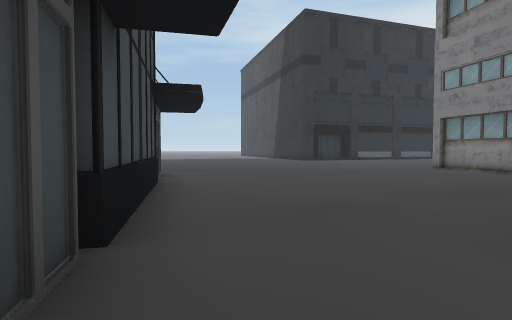
view 1 (above)

23 first-person views from a walk through a 3-D level made in the Unity game engine. The camera is 1.3 m above the floor, tilts 2° down and sees 80° across. The floor is counted in squares, 2 m on a side. Each view is taken from the middle of a square. On the plan, view 1 faces up. The plan holds only what a view shows up to about 10 squares ahead; the rest is blank. The place goes on beyond the plan. Some surface patterns are stand-ins.

view 2
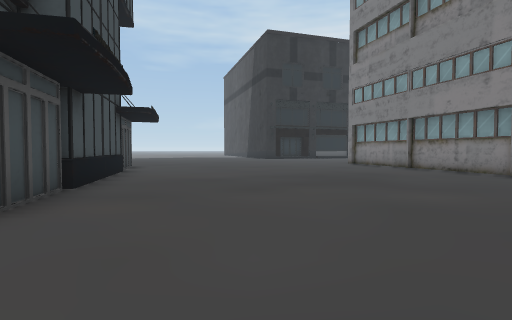

view 3
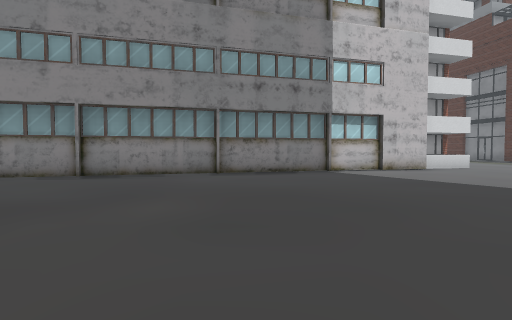

view 4
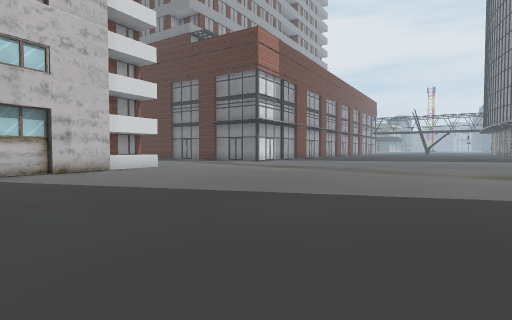

view 5
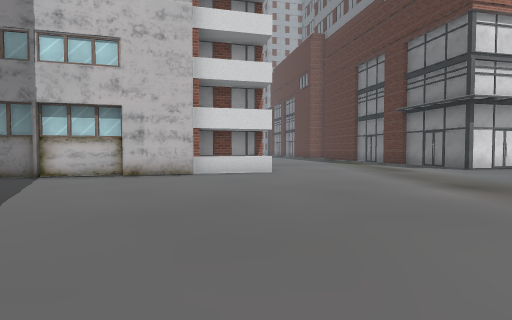

view 6
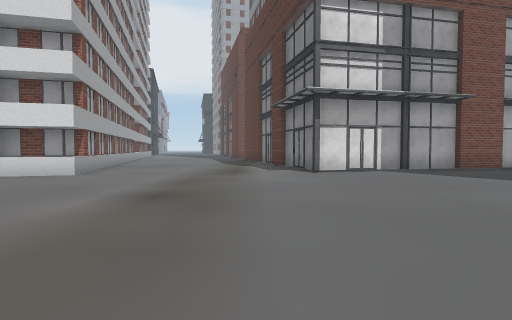

view 7
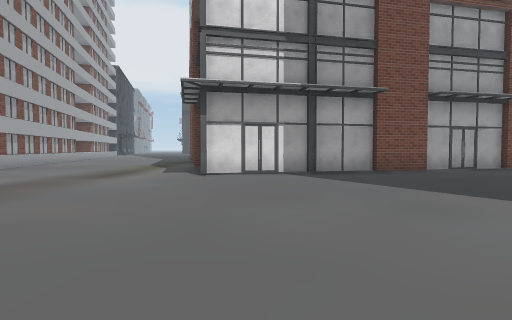

view 8
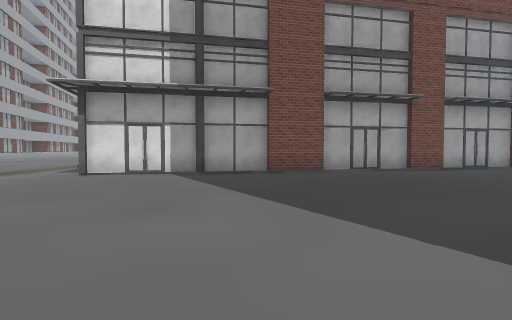

view 9
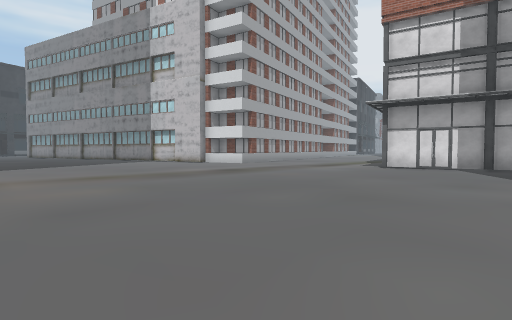

view 10
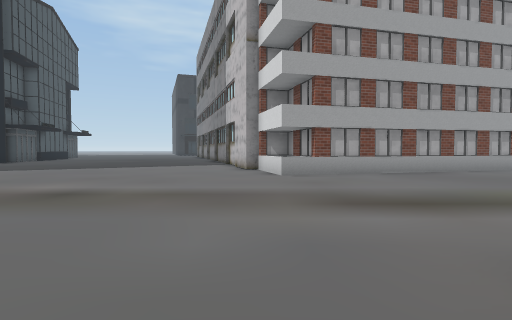

view 11
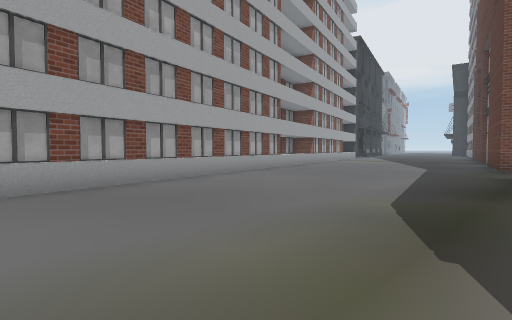

view 12
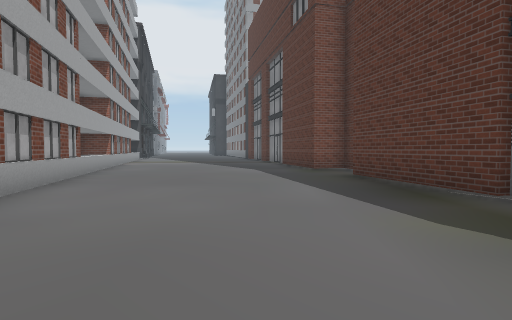

view 13
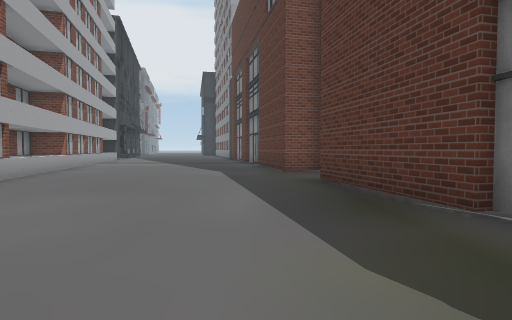

view 14
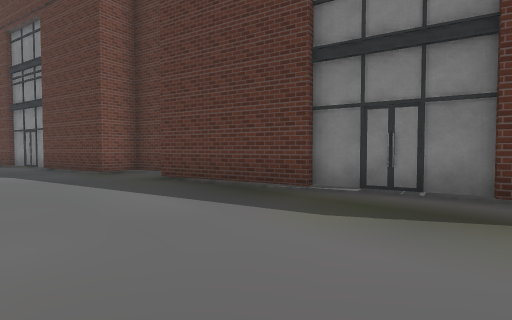

view 15
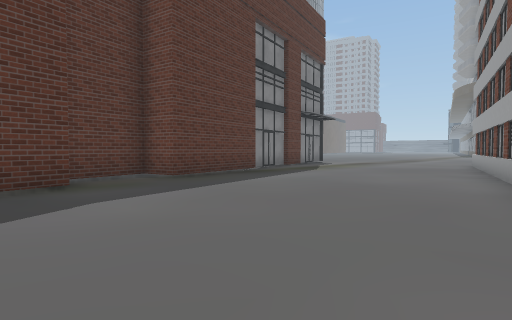

view 16
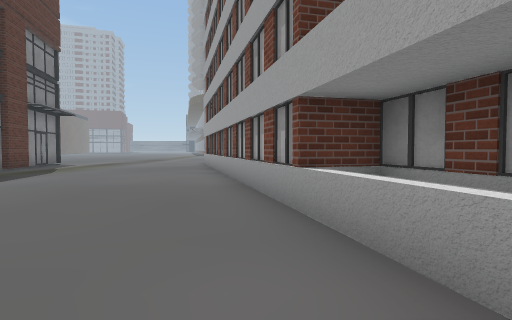

view 17
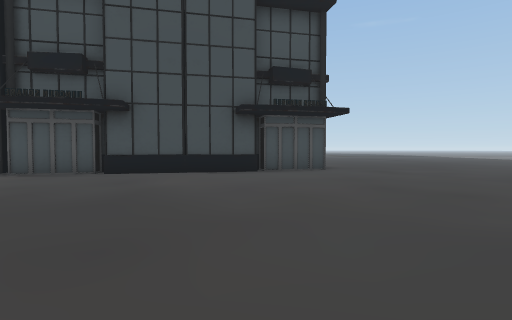

view 18
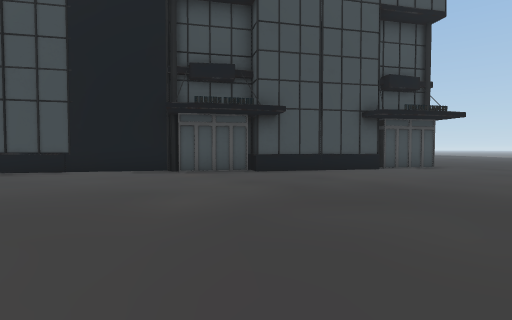

view 19
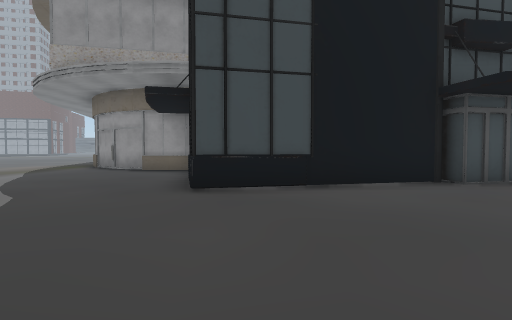

view 20
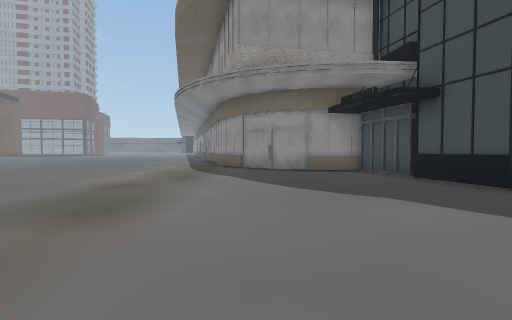

view 21
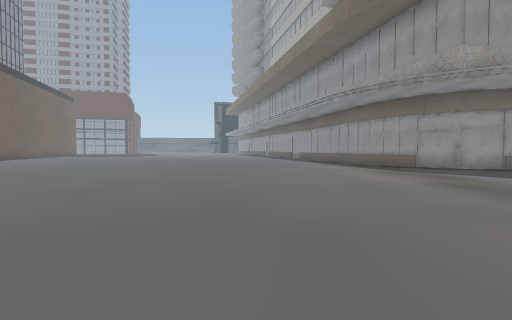

view 22
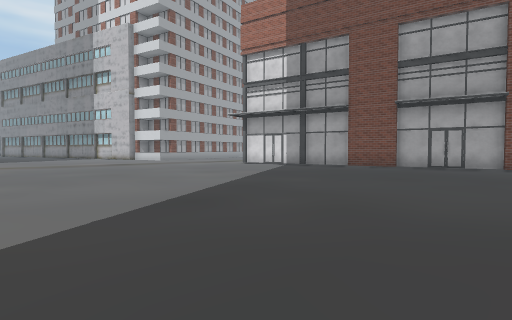

view 23
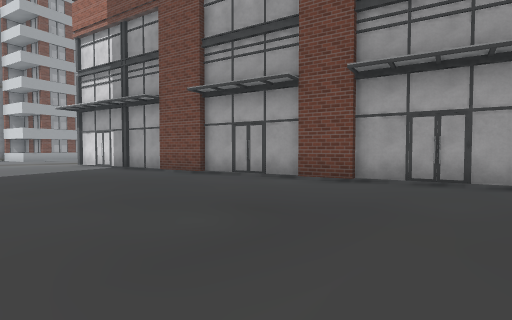

### Floor plan
Points are (right, up) in squares from view 1. A wall is a line through its corners. A room is listed if a view was taken in it or the views show most of it. See-through windows are left out.
Room 1 (views 1, 2, 3, 4, 5, 6, 7, 8, 9, 10, 11, 12, 13, 14, 15, 16, 17, 18, 19, 20, 21, 22, 23)
walls: (12.5, -7.2) (12, -5.2) (10.6, -5.6) (10.2, -3.8); (10.4, -3.8) (7.2, 7.1); (-2, -5.5) (-4.2, -6) (-4.2, -6.8); (16, -12.8) (16.6, -12.6); (16.5, -12.9) (19, -12.3); (13.7, -18.4) (12.6, -13.7) (14.1, -13.4); (-4.3, -7.4) (-4.7, -8.7); (-4.5, -8) (-4.8, -8.6); (-4.1, -6.7) (-4.2, -7.5); (-4.8, -8.5) (-5.1, -8.9); (13.9, -20) (13.5, -18.3); (-0.8, -0.5) (0.2, -5) (-1.8, -5.5); (18.8, -12.1) (22.4, -11.3) (22.6, -12.3) (24.8, -11.8) (24.6, -10.8) (26.6, -10.4); (14.7, -22.9) (14, -19.9); (-1.7, 1.6) (-1.1, 1.7) (-0.6, -0.1) (-1.1, -0.3); (14.8, -24.1) (14.5, -22.8); (15.5, -26.4) (14.9, -23.9); (-2.1, 6.1) (-1.1, 2); (6.9, 8.2) (6.4, 10); (-2.6, 8.2) (-2.1, 6.3); (26.1, -3.7) (11.6, -7.5) (11.1, -5.3); (25.9, -2.7) (22.5, -3.6)

Where each view was taken, in squares from view 1:
view 1: 0 up, 0 right, facing up
view 2: 3 down, 2 right, facing up
view 3: 0 up, 1 right, facing right
view 4: 2 down, 1 right, facing down-right
view 5: 7 down, 3 right, facing right
view 6: 12 down, 4 right, facing right
view 7: 15 down, 5 right, facing right
view 8: 18 down, 5 right, facing right
view 9: 18 down, 2 right, facing up-right
view 10: 15 down, 11 right, facing up
view 11: 12 down, 14 right, facing up-right
view 12: 9 down, 15 right, facing right
view 13: 10 down, 16 right, facing right
view 14: 8 down, 16 right, facing down-right
view 15: 5 down, 26 right, facing down-left
view 16: 5 down, 26 right, facing left
view 17: 6 up, 7 right, facing left
view 18: 2 up, 8 right, facing left
view 19: 4 down, 5 right, facing left
view 20: 9 down, 5 right, facing left
view 21: 15 down, 5 right, facing left
view 22: 24 down, 3 right, facing up-right
view 23: 27 down, 9 right, facing up-right
